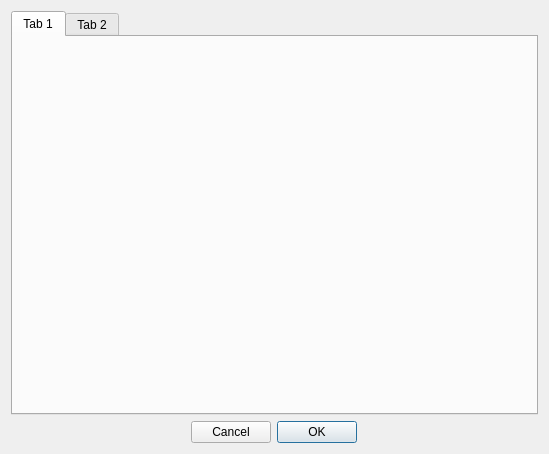
<?xml version="1.0" encoding="UTF-8"?>
<ui version="4.0">
 <class>Dialog</class>
 <widget class="QDialog" name="Dialog">
  <property name="geometry">
   <rect>
    <x>0</x>
    <y>0</y>
    <width>549</width>
    <height>454</height>
   </rect>
  </property>
  <property name="windowTitle">
   <string>Настройки</string>
  </property>
  <layout class="QVBoxLayout" name="verticalLayout">
   <item>
    <widget class="QTabWidget" name="tabWidget">
     <property name="currentIndex">
      <number>0</number>
     </property>
     <widget class="QWidget" name="tab">
      <attribute name="title">
       <string>Tab 1</string>
      </attribute>
     </widget>
     <widget class="QWidget" name="tab_2">
      <attribute name="title">
       <string>Tab 2</string>
      </attribute>
     </widget>
    </widget>
   </item>
   <item>
    <widget class="QDialogButtonBox" name="buttonBox">
     <property name="contextMenuPolicy">
      <enum>Qt::DefaultContextMenu</enum>
     </property>
     <property name="layoutDirection">
      <enum>Qt::RightToLeft</enum>
     </property>
     <property name="standardButtons">
      <set>QDialogButtonBox::Cancel|QDialogButtonBox::Ok</set>
     </property>
     <property name="centerButtons">
      <bool>true</bool>
     </property>
    </widget>
   </item>
  </layout>
 </widget>
 <resources/>
 <connections/>
</ui>
